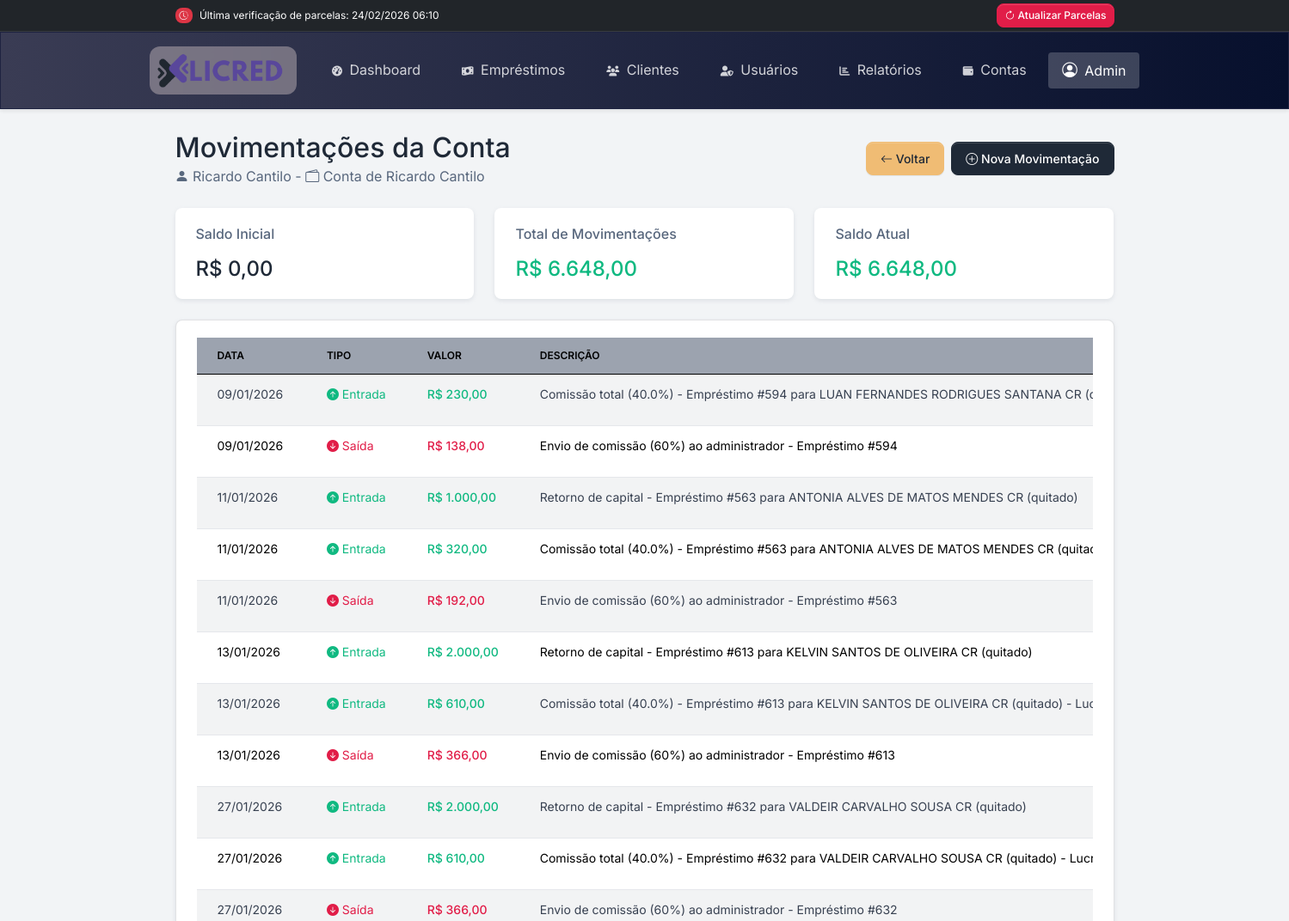
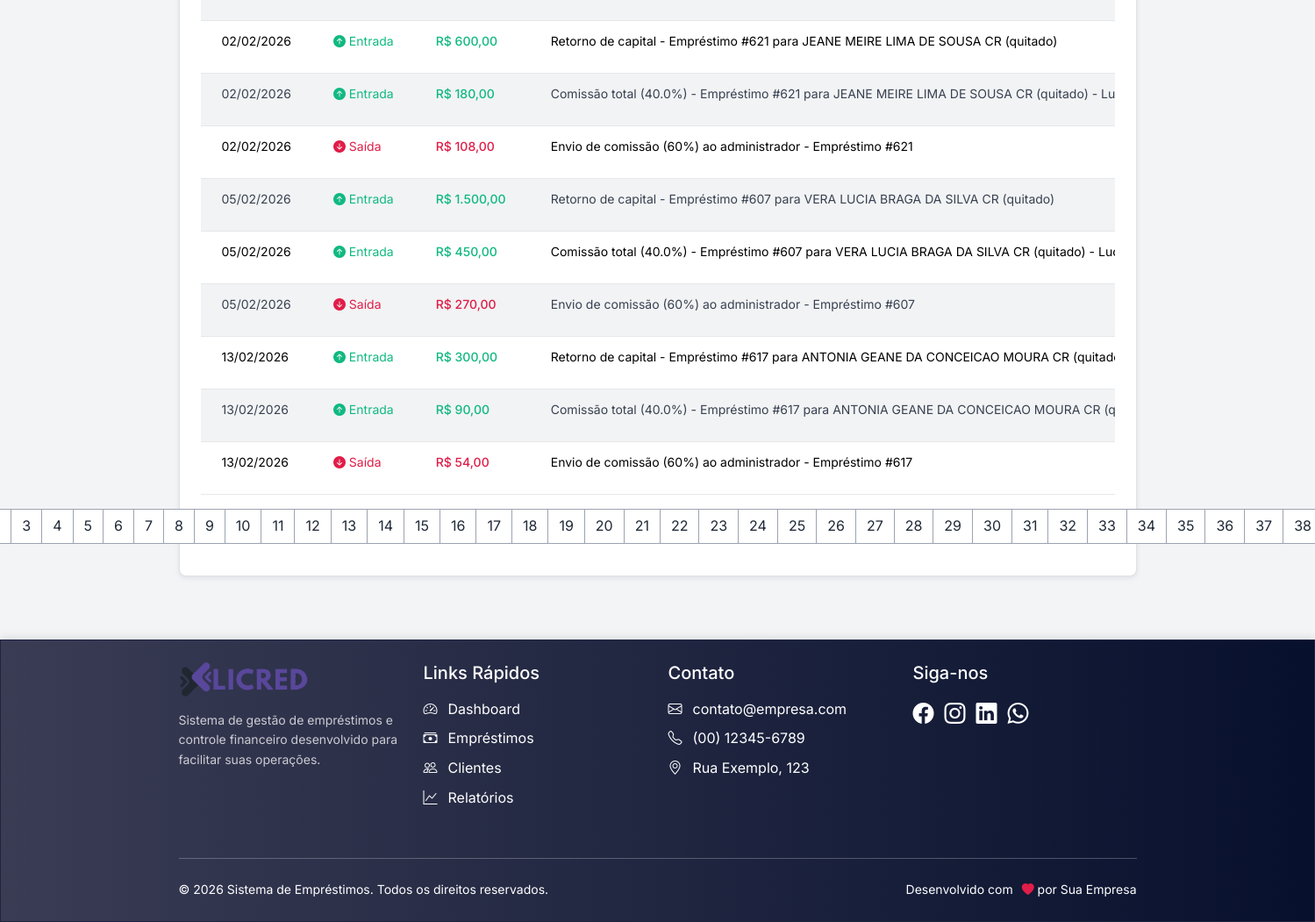
The app's page /configuracoes/movimentacoes.php?conta_id=16 (signed in) with its own data (2 pictures, top to bottom).
### tables this page shows
CREATE TABLE `contas` (
  `id` int(11) NOT NULL,
  `usuario_id` int(11) NOT NULL,
  `nome` varchar(100) NOT NULL,
  `descricao` text DEFAULT NULL,
  `saldo_inicial` decimal(10,2) NOT NULL DEFAULT 0.00,
  `status` enum('ativo','inativo') NOT NULL DEFAULT 'ativo',
  `criado_em` datetime NOT NULL DEFAULT current_timestamp(),
  `atualizado_em` datetime NOT NULL DEFAULT current_timestamp() ON UPDATE current_timestamp(),
  `comissao` decimal(5,2) DEFAULT 40.00 COMMENT 'Percentual de comissÃ£o do investidor'
);

CREATE TABLE `usuarios` (
  `id` int(11) NOT NULL,
  `nome` varchar(255) NOT NULL,
  `email` varchar(150) NOT NULL,
  `senha` varchar(255) NOT NULL,
  `tipo` enum('administrador','investidor') NOT NULL DEFAULT 'investidor',
  `nivel_autoridade` enum('administrador','investidor','superadmin') NOT NULL DEFAULT 'investidor'
);

CREATE TABLE `movimentacoes_contas` (
  `id` int(11) NOT NULL,
  `conta_id` int(11) NOT NULL,
  `tipo` enum('entrada','saida') NOT NULL,
  `valor` decimal(10,2) NOT NULL,
  `descricao` text DEFAULT NULL,
  `data_movimentacao` date NOT NULL,
  `criado_em` timestamp NOT NULL DEFAULT current_timestamp()
);

### includes/autenticacao.php (called while the page is built, shortened)
<?php
function temPermissao($permissao) {
    if (isset($_SESSION['usuario_id']) && $_SESSION['usuario_id'] == 1) {
        return true;
    }
    return false;
}

### configuracoes/movimentacoes.php (the view, shortened to what this page needs)
<?php
require_once __DIR__ . '/../includes/autenticacao.php';
require_once __DIR__ . '/../includes/head.php';
$is_investidor = isset($_SESSION['nivel_autoridade']) && $_SESSION['nivel_autoridade'] === 'investidor';
$is_admin = temPermissao('admin');
$meus_aportes = isset($_GET['meus_aportes']) && $_GET['meus_aportes'] == 1;
$usuario_id = $_SESSION['usuario_id'] ?? 0;
if ($is_investidor && $meus_aportes) {
    $stmt = $conn->prepare("SELECT id FROM contas WHERE usuario_id = ? AND status = 'ativo' LIMIT 1");
    $stmt->bind_param("i", $usuario_id);
    $stmt->execute();
    $result = $stmt->get_result();
    if ($result->num_rows > 0) {
        $conta_id = $result->fetch_assoc()['id'];
    } else {
        $redirect_url = "../investidor.php?erro=1&msg=" . urlencode("Você não possui uma conta ativa.");
        echo "<script>window.location.href = '$redirect_url';</script>";
        echo '<meta http-equiv="refresh" content="0;url='.$redirect_url.'">';
        exit;
    }
} elseif (!isset($_GET['conta_id']) || empty($_GET['conta_id'])) {
    $redirect_url = $is_admin ? "contas.php" : "../investidor.php";
    echo "<script>window.location.href = '$redirect_url';</script>";
    echo '<meta http-equiv="refresh" content="0;url='.$redirect_url.'">';
    exit;
} else {
    $conta_id = intval($_GET['conta_id']);
}
$stmt = $conn->prepare("SELECT c.*, u.nome as usuario_nome FROM contas c
                        JOIN usuarios u ON c.usuario_id = u.id
                        WHERE c.id = ?");
$stmt->bind_param("i", $conta_id);
$stmt->execute();
$conta = $stmt->get_result()->fetch_assoc();
$page = isset($_GET['page']) ? intval($_GET['page']) : 1;
$per_page = 20;
$offset = ($page - 1) * $per_page;
$sql_total = "SELECT COUNT(*) as total FROM movimentacoes_contas mc
              WHERE mc.conta_id = ?";
$stmt_total = $conn->prepare($sql_total);
$stmt_total->bind_param("i", $conta_id);
$stmt_total->execute();
$total_movimentacoes = $stmt_total->get_result()->fetch_assoc()['total'];
$total_pages = ceil($total_movimentacoes / $per_page);
$sql = "SELECT mc.* FROM movimentacoes_contas mc
        WHERE mc.conta_id = ?
        ORDER BY mc.data_movimentacao DESC, mc.id DESC
        LIMIT ?, ?";
$stmt = $conn->prepare($sql);
$stmt->bind_param("iii", $conta_id, $offset, $per_page);
$stmt->execute();
$movimentacoes = $stmt->get_result()->fetch_all(MYSQLI_ASSOC);
$stmt = $conn->prepare("SELECT
                        COALESCE(SUM(CASE WHEN tipo = 'entrada' THEN valor ELSE -valor END), 0) as total_movimentacoes
                       FROM movimentacoes_contas
                       WHERE conta_id = ?");
$stmt->bind_param("i", $conta_id);
$stmt->execute();
$result = $stmt->get_result();
$row = $result->fetch_assoc();
$total_movimentacoes = $row['total_movimentacoes'];
$saldo_atual = $conta['saldo_inicial'] + $total_movimentacoes;
$titulo_pagina = $is_investidor && $meus_aportes ? "Histórico de Aportes" : "Movimentações da Conta";
?>
<div class="container py-4">
    <div class="d-flex justify-content-between align-items-center mb-4">
        <div>
            <h2 class="mb-0"><?= $titulo_pagina ?></h2>
            <p class="text-muted mb-0">
                <i class="bi bi-person-fill"></i> <?= htmlspecialchars($conta['usuario_nome']) ?> -
                <i class="bi bi-wallet2"></i> <?= htmlspecialchars($conta['nome']) ?>
            </p>
        </div>
        <div class="d-flex gap-2">
            <a href="<?= $is_investidor && !$is_admin ? '../investidor.php' : 'contas.php' ?>" class="btn btn-secondary">
                <i class="bi bi-arrow-left"></i> Voltar
            </a>
            <?php if ($is_admin): ?>
            <button type="button" class="btn btn-primary" data-bs-toggle="modal" data-bs-target="#adicionarMovimentacaoModal">
                <i class="bi bi-plus-circle"></i> Nova Movimentação
            </button>
            <?php endif; ?>
        </div>
    </div>
    <div class="row mb-4">
        <div class="col-md-4">
            <div class="card border-0 shadow-sm h-100">
                <div class="card-body">
                    <h6 class="card-title text-muted">Saldo Inicial</h6>
                    <h4 class="mb-0">R$ <?= number_format($conta['saldo_inicial'], 2, ',', '.') ?></h4>
                </div>
            </div>
        </div>
        <div class="col-md-4">
            <div class="card border-0 shadow-sm h-100">
                <div class="card-body">
                    <h6 class="card-title text-muted">Total de Movimentações</h6>
                    <h4 class="mb-0 <?= $total_movimentacoes < 0 ? 'text-danger' : 'text-success' ?>">
                        R$ <?= number_format($total_movimentacoes, 2, ',', '.') ?>
                    </h4>
                </div>
            </div>
        </div>
        <div class="col-md-4">
            <div class="card border-0 shadow-sm h-100">
                <div class="card-body">
                    <h6 class="card-title text-muted">Saldo Atual</h6>
                    <h4 class="mb-0 <?= $saldo_atual < 0 ? 'text-danger' : 'text-success' ?>">
                        R$ <?= number_format($saldo_atual, 2, ',', '.') ?>
                    </h4>
                </div>
            </div>
        </div>
    </div>
    <div class="card shadow-sm">
        <div class="card-body">
            <?php if (empty($movimentacoes)): ?>
                <div class="alert alert-info mb-0">
                    <i class="bi bi-info-circle"></i> Nenhuma movimentação encontrada para esta conta.
                </div>
            <?php else: ?>
                <div class="table-responsive">
                    <table class="table table-hover table-striped">
                        <thead class="table-light">
                            <tr>
                                <th>Data</th>
                                <th>Tipo</th>
                                <th>Valor</th>
                                <th>Descrição</th>
                            </tr>
                        </thead>
                        <tbody>
                            <?php
                            $movimentacoes_ordenadas = array_reverse($movimentacoes);
                            foreach ($movimentacoes_ordenadas as $mov):
                                $valor = floatval($mov['valor']);
                                $tipo_class = $mov['tipo'] === 'entrada' ? 'text-success' : 'text-danger';
                                $tipo_texto = $mov['tipo'] === 'entrada' ? 'Entrada' : 'Saída';
                                $tipo_icone = $mov['tipo'] === 'entrada' ? 'arrow-up-circle-fill' : 'arrow-down-circle-fill';
                            ?>
                                <tr>
                                    <td><?= date('d/m/Y', strtotime($mov['data_movimentacao'])) ?></td>
                                    <td>
                                        <span class="<?= $tipo_class ?>">
                                            <i class="bi bi-<?= $tipo_icone ?>"></i> <?= $tipo_texto ?>
                                        </span>
                                    </td>
                                    <td class="<?= $tipo_class ?> fw-bold">
                                        R$ <?= number_format($valor, 2, ',', '.') ?>
                                    </td>
                                    <td><?= htmlspecialchars($mov['descricao']) ?></td>
                                </tr>
                            <?php endforeach; ?>
                        </tbody>
                    </table>
                </div>
                <?php if ($total_pages > 1): ?>
                    <nav aria-label="Navegação de movimentações">
                        <ul class="pagination justify-content-center mt-3">
                            <?php for ($i = 1; $i <= $total_pages; $i++): ?>
                                <li class="page-item <?= ($page == $i) ? 'active' : '' ?>">
                                    <a class="page-link" href="?<?= $meus_aportes ? 'meus_aportes=1' : "conta_id=$conta_id" ?>&page=<?= $i ?>"><?= $i ?></a>
                                </li>
                            <?php endfor; ?>
                        </ul>
                    </nav>
                <?php endif; ?>
            <?php endif; ?>
        </div>
    </div>
</div>
<?php require_once __DIR__ . '/../includes/footer.php';
?>

### assets/css/estilo.css (style rules this page uses)
:root { --bg-blue-dark: linear-gradient(to right, rgb(58 60 84), rgb(7 16 45)); --border-blue-dark: 1px solid rgb(30 35 65); --bg-blue-light: linear-gradient(to right, rgb(160 190 240), rgb(40 70 120)); --border-blue-light: 1px solid rgb(50 90 140); --bg-purple: linear-gradient(to right, rgb(138 43 226), rgb(60 0 100)); --border-purple: 1px solid rgb(90 20 130); --bg-pink: linear-gradient(to right, rgb(255 182 193), rgb(180 60 100)); --border-pink: 1px solid rgb(190 80 110); --bg-orange: linear-gradient(to right, rgb(255 200 100), rgb(180 80 0)); --border-orange: 1px solid rgb(190 100 20); --bg-green: linear-gradient(to right, rgb(80 130 80), rgb(30 70 30)); --border-green: 1px solid rgb(40 90 40); --bg-green-teal: linear-gradient(to right, rgb(64 224 208), rgb(0 80 80)); --border-green-teal: 1px solid rgb(20 100 100); --bg-red: linear-gradient(to right, rgb(150 30 30), rgb(70 0 0)); --border-red: 1px solid rgb(90 10 10); --bg-gray: linear-gradient(to right, rgb(120 120 120), rgb(50 50 50)); --border-gray: 1px solid rgb(70 70 70); --bg-black-soft: linear-gradient(to right, rgb(50 50 50), rgb(10 10 10)); --border-black-soft: 1px solid rgb(30 30 30); }
.table th, .table td { padding: 0.5rem; font-size: 0.9rem; }

### records on screen
contas: usuario.nome "Ricardo Cantilo", nome "Conta de Ricardo Cantilo", saldo_inicial "0,00"
movimentacoes_contas: data_movimentacao "09/01/2026", tipo "Entrada", valor "230,00", descricao "Comissão total (40.0%) - Empréstimo #594 para LUAN FERNANDES RODRIGUES SANTANA CR…"
movimentacoes_contas: data_movimentacao "09/01/2026", tipo "Saída", valor "138,00", descricao "Envio de comissão (60%) ao administrador - Empréstimo #594"
movimentacoes_contas: data_movimentacao "11/01/2026", tipo "Entrada", valor "1.000,00", descricao "Retorno de capital - Empréstimo #563 para ANTONIA ALVES DE MATOS MENDES CR (quitado)"
movimentacoes_contas: data_movimentacao "11/01/2026", tipo "Entrada", valor "320,00", descricao "Comissão total (40.0%) - Empréstimo #563 para ANTONIA ALVES DE MATOS MENDES CR…"
movimentacoes_contas: data_movimentacao "11/01/2026", tipo "Saída", valor "192,00", descricao "Envio de comissão (60%) ao administrador - Empréstimo #563"
movimentacoes_contas: data_movimentacao "13/01/2026", tipo "Entrada", valor "2.000,00", descricao "Retorno de capital - Empréstimo #613 para KELVIN SANTOS DE OLIVEIRA CR (quitado)"
movimentacoes_contas: data_movimentacao "13/01/2026", tipo "Entrada", valor "610,00", descricao "Comissão total (40.0%) - Empréstimo #613 para KELVIN SANTOS DE OLIVEIRA CR (quitado) -…"
movimentacoes_contas: data_movimentacao "13/01/2026", tipo "Saída", valor "366,00", descricao "Envio de comissão (60%) ao administrador - Empréstimo #613"
movimentacoes_contas: data_movimentacao "27/01/2026", tipo "Entrada", valor "2.000,00", descricao "Retorno de capital - Empréstimo #632 para VALDEIR CARVALHO SOUSA CR (quitado)"
movimentacoes_contas: data_movimentacao "27/01/2026", tipo "Entrada", valor "610,00", descricao "Comissão total (40.0%) - Empréstimo #632 para VALDEIR CARVALHO SOUSA CR (quitado) -…"
movimentacoes_contas: data_movimentacao "27/01/2026", tipo "Saída", valor "366,00", descricao "Envio de comissão (60%) ao administrador - Empréstimo #632"
movimentacoes_contas: data_movimentacao "02/02/2026", tipo "Entrada", valor "600,00", descricao "Retorno de capital - Empréstimo #621 para JEANE MEIRE LIMA DE SOUSA CR (quitado)"
movimentacoes_contas: data_movimentacao "02/02/2026", tipo "Entrada", valor "180,00", descricao "Comissão total (40.0%) - Empréstimo #621 para JEANE MEIRE LIMA DE SOUSA CR (quitado) -…"
movimentacoes_contas: data_movimentacao "02/02/2026", tipo "Saída", valor "108,00", descricao "Envio de comissão (60%) ao administrador - Empréstimo #621"
movimentacoes_contas: data_movimentacao "05/02/2026", tipo "Entrada", valor "1.500,00", descricao "Retorno de capital - Empréstimo #607 para VERA LUCIA BRAGA DA SILVA CR (quitado)"
movimentacoes_contas: data_movimentacao "05/02/2026", tipo "Entrada", valor "450,00", descricao "Comissão total (40.0%) - Empréstimo #607 para VERA LUCIA BRAGA DA SILVA CR (quitado) -…"
movimentacoes_contas: data_movimentacao "05/02/2026", tipo "Saída", valor "270,00", descricao "Envio de comissão (60%) ao administrador - Empréstimo #607"
movimentacoes_contas: data_movimentacao "13/02/2026", tipo "Entrada", valor "300,00", descricao "Retorno de capital - Empréstimo #617 para ANTONIA GEANE DA CONCEICAO MOURA CR…"
movimentacoes_contas: data_movimentacao "13/02/2026", tipo "Entrada", valor "90,00", descricao "Comissão total (40.0%) - Empréstimo #617 para ANTONIA GEANE DA CONCEICAO MOURA CR…"
movimentacoes_contas: data_movimentacao "13/02/2026", tipo "Saída", valor "54,00", descricao "Envio de comissão (60%) ao administrador - Empréstimo #617"

### other values on screen
$data_hora_verificacao "24/02/2026 06:10"
$item['texto'] "Dashboard"
$item['texto'] "Empréstimos"
$item['texto'] "Clientes"
$item['texto'] "Usuários"
$item['texto'] "Relatórios"
$item['texto'] "Contas"
$titulo_pagina "Movimentações da Conta"
$total_movimentacoes "6.648,00"
$saldo_atual "6.648,00"
